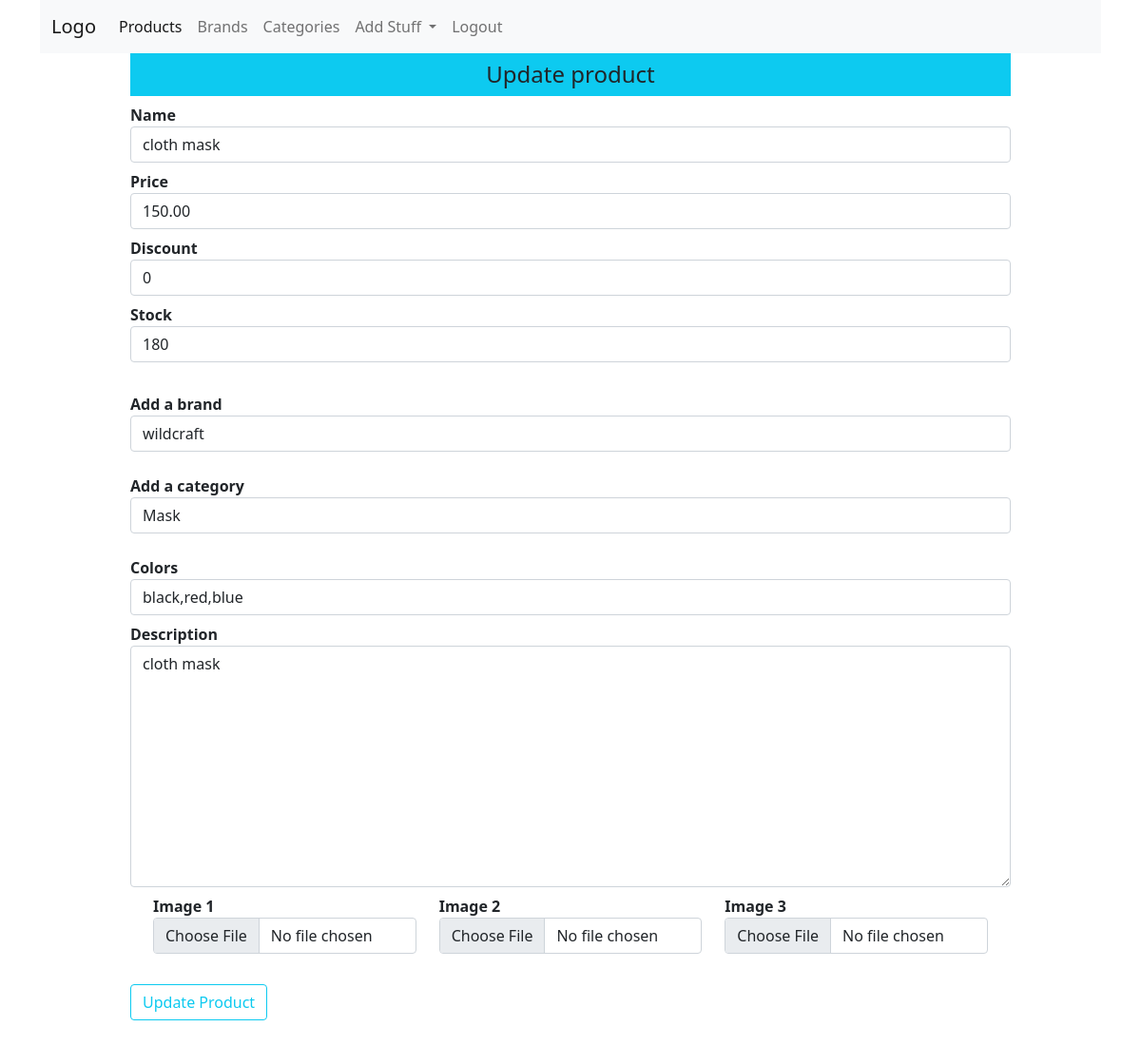
Before: /updateproduct/3 with the older database file.
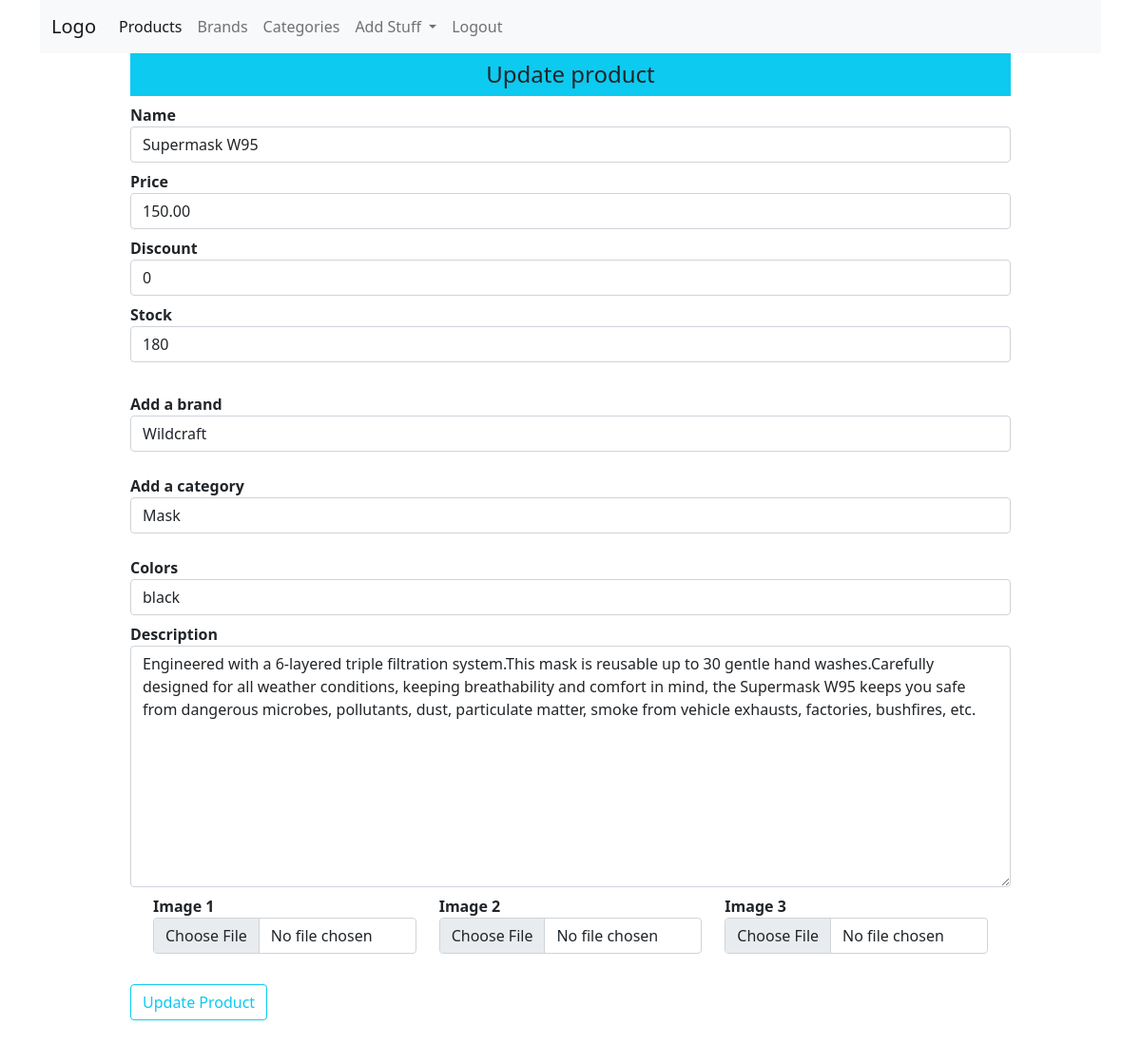
After: the same page with the newer database file.
### shop/products/models.py (models this page shows, shortened)
class Addproduct(db.Model):
    __searchable__=['name','desc']
    id = db.Column(db.Integer, primary_key=True)
    name = db.Column(db.String(80), nullable=False)
    price = db.Column(db.Numeric(10,2), nullable=False)
    discount = db.Column(db.Integer, default=0)
    stock = db.Column(db.Integer, nullable=False)
    colors = db.Column(db.Text, nullable=False)
    desc = db.Column(db.Text, nullable=False)
    pub_date = db.Column(db.DateTime, nullable=False, default=datetime.utcnow)
    brand_id = db.Column(db.Integer, db.ForeignKey('brand.id'), nullable=False)
    brand = db.relationship('Brand',backref=db.backref('brands', lazy=True))
    category_id = db.Column(db.Integer, db.ForeignKey('category.id'), nullable=False)
    category = db.relationship('Category',backref=db.backref('categories', lazy=True))
    image_1 = db.Column(db.String(150), nullable=False, default='image1.jpg')
    image_2 = db.Column(db.String(150), nullable=False, default='image2.jpg')
    image_3 = db.Column(db.String(150), nullable=False, default='image3.jpg')

class Brand(db.Model):
    id = db.Column(db.Integer, primary_key=True)
    name = db.Column(db.String(30), nullable=False,unique=True)

### shop/products/routes.py (the view, shortened to what this page needs)
@app.route('/updateproduct/<int:id>', methods=['GET','POST'])
def updateproduct(id):
    brands = Brand.query.all()
    categories = Category.query.all()
    product = Addproduct.query.get_or_404(id)
    brand = request.form.get('brand')
    category = request.form.get('category')
    form = Addproducts(request.form)
    form.name.data = product.name
    form.price.data = product.price
    form.discount.data =product.discount
    form.stock.data=product.stock
    form.colors.data=product.colors
    form.description.data=product.desc
    return render_template('products/updateproduct.html',form=form,brands=brands,categories=categories,product=product)

### shop/products/forms.py
class Addproducts(Form):
    name = StringField('Name', [validators.DataRequired()])
    price = FloatField('Price', [validators.DataRequired()])
    discount = IntegerField('Discount', default=0)
    stock = IntegerField('Stock', [validators.DataRequired()])
    colors = StringField('Colors', [validators.DataRequired()])
    description = TextAreaField('Description', [validators.DataRequired()])
    image_1 = FileField('Image 1', validators=[FileAllowed(['jpg','png','gif','jpeg'], 'Images only please')])
    image_2 = FileField('Image 2', validators=[FileAllowed(['jpg','png','gif','jpeg'], 'Images only please')])
    image_3 = FileField('Image 3', validators=[FileAllowed(['jpg','png','gif','jpeg'], 'Images only please')])

### shop/templates/products/updateproduct.html (shortened to what this page needs)
{% extends "layout.html" %}
{% block content %}
{% include 'nav.html' %}
<div class="container">
    <div class="row">
        <div class="col-md-1"></div>
            <div class="col-md-10">
                <div class="text-center bg-info p-2 h4">Update product</div>
                {% from "_formhelpers.html" import render_field %}
                <form method="POST" enctype="multipart/form-data">
                <div>
                    {{ render_field(form.name, class="form-control") }}
                    {{ render_field(form.price, class="form-control") }}
                    {{ render_field(form.discount, class="form-control") }}
                    {{ render_field(form.stock, class="form-control") }}
                    <br>
                    <dt>Add a brand</dt>
                    <select name="brand" id="brand" class="form-control" required>
                    <option value="{{product.brand_id}}"> {{product.brand.name}}</option>
                    </select>
                    <br>
                    <dt>Add a category</dt>
                    <select name="category" id="category" class="form-control" required>
                    <option value="{{product.category_id}}"> {{product.category.name}}</option>
                    </select>
                    <br>
                    {{ render_field(form.colors, class="form-control") }}
                    {{ render_field(form.description, class="form-control", rows="10") }}
                </div>
                <div class="container">
                    <div class="row">
                        <div class="col-md-4">{{ render_field(form.image_1, class="form-control") }}</div>
                        <div class="col-md-4">{{ render_field(form.image_2, class="form-control") }}</div>
                        <div class="col-md-4">{{ render_field(form.image_3, class="form-control") }}</div>
                    </div>
                </div>
                <button type = "submit" class="btn btn-outline-info mt-4 mb-5"> Update Product</button>
                </form>
            </div>
      <div class="col-md-1"></div>
    </div>
</div>
{% endblock content %}

### shop/templates/_formhelpers.html (shortened to what this page needs)
{% macro render_field(field) %}
  <dt>{{ field.label }}
  <dd>{{ field(**kwargs)|safe }}
  </dd>
{% endmacro %}

Changed rows visible on the page:
changed Addproduct: name "cloth mask" → "Supermask W95"; colors "black,red,blue" → "black"
changed Brand: brand "wildcraft" → "Wildcraft"
Other visible differences:
form field description: "cloth mask" → "Engineered with a 6-layered triple filtration system.This mask is reusable up to 30 gentle hand washes.Carefully designed for all weather conditions, keeping breathability and comfort in mind, the Supermask W95 keeps you safe from dangerous microbes, pollutants, dust, particulate matter, smoke from vehicle exhausts, factories, bushfires, etc."
